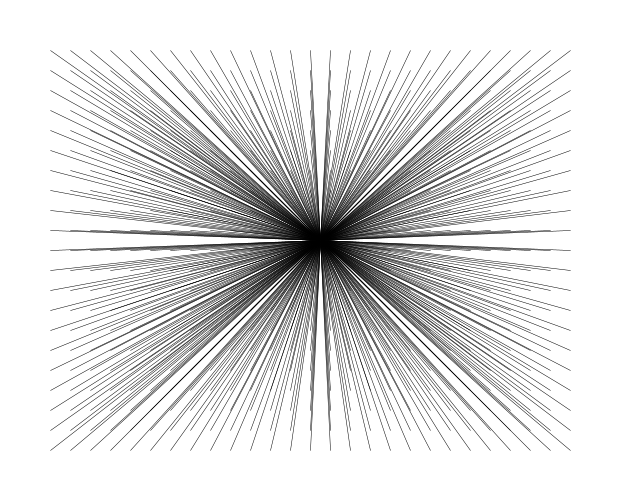
Frame 1 (no input)
Frame 60 (the mouse pressed at the canvas centre just before this capture): identical to frame 1, image omitted
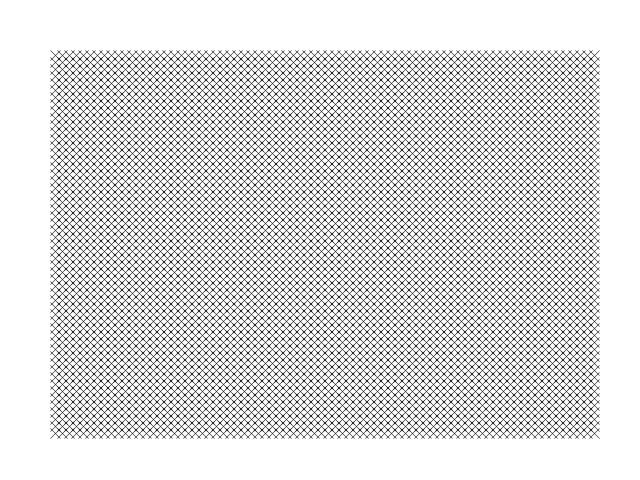
Frame 120 (the mouse held since frame 60 and released just before this capture)

The Processing sketch that drew these frames (run headless with seeded random() and noise(); from frame 60 on, the mouse is pressed at the canvas centre):

// Processing sketch: processing_187116
// ── processing_187116.pde

int option = 0;

void setup(){
  size (640,480);
  strokeWeight(.5);
}

void draw(){
  background(255);
if (option == 0){
    for(int i = 50; i < width -50 ; i=i+ 20){
    for(int j = 50; j < height-20; j=j +20){
     line(i,j,width/2,height/2);
}
}
}

if (option == 1){
  for(int j = 50; j < height-50; j=j +7){
  for(int i =50; i < width-50; i=i +7){
    line(i,j,i+10,j+10);
    line(i,j+10,i+10,j);
}
}
}
  
if (option == 2){
    for(int i = 50; i < width -50 ; i=i+ 20){
    for(int j = 50; j < height-65; j=j +20){
      fill(i/3,j/3,20,20);
      rect(i,j,40,40);
}
}
}

if (option == 3){
  for(int i = 50; i < width -50 ; i=i+ 20){
    for(int j = 50; j < height-20; j=j +20){
     line(i,j,width/2,height/2);
    }
  }
     for(int j = 50; j < height-50; j=j +7){
  for(int i =50; i < width-50; i=i +7){
    line(i,j,i+10,j+10);
    line(i,j+10,i+10,j);
  }
     }
    
for(int i = 50; i < width -50 ; i=i+ 20){
    for(int j = 50; j < height-65; j=j +20){
      fill(i/3,j/3,20,20);
      rect(i,j,40,40);
    }
}
}
}

void mousePressed() {
  option = option +1;
  option = option%4;
println(option);
}
